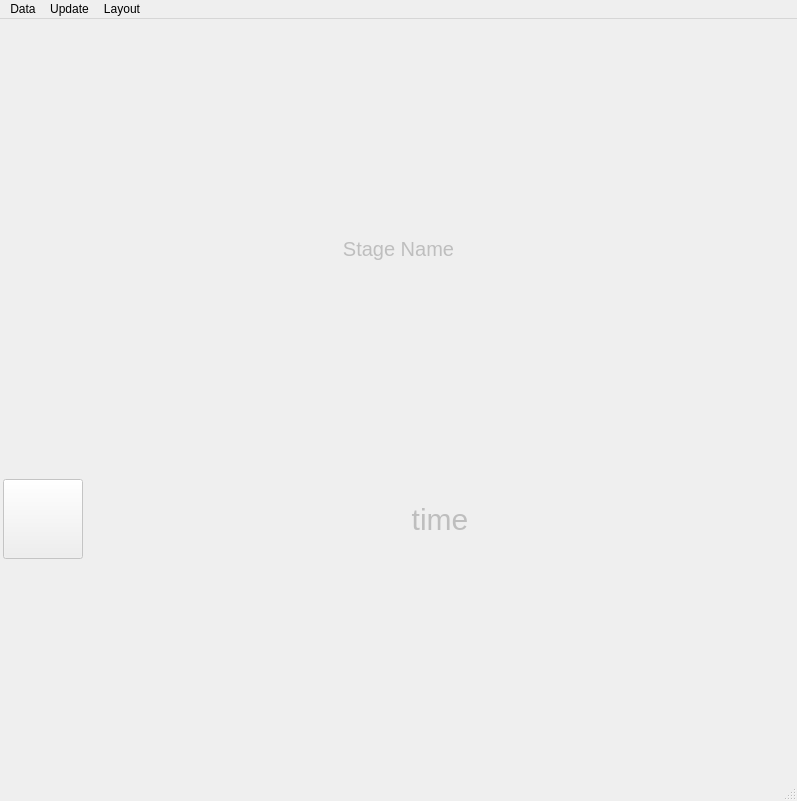
<?xml version="1.0" encoding="UTF-8"?>
<ui version="4.0">
 <class>NCM_StarterList</class>
 <widget class="QMainWindow" name="NCM_StarterList">
  <property name="geometry">
   <rect>
    <x>0</x>
    <y>0</y>
    <width>797</width>
    <height>801</height>
   </rect>
  </property>
  <property name="windowTitle">
   <string>MainWindow</string>
  </property>
  <widget class="QWidget" name="centralwidget">
   <property name="enabled">
    <bool>false</bool>
   </property>
   <layout class="QGridLayout" name="gridLayout">
    <property name="leftMargin">
     <number>3</number>
    </property>
    <property name="topMargin">
     <number>3</number>
    </property>
    <property name="rightMargin">
     <number>3</number>
    </property>
    <property name="bottomMargin">
     <number>3</number>
    </property>
    <property name="spacing">
     <number>3</number>
    </property>
    <item row="2" column="0">
     <widget class="QPushButton" name="pushButton_DavidEilenstein">
      <property name="minimumSize">
       <size>
        <width>80</width>
        <height>80</height>
       </size>
      </property>
      <property name="maximumSize">
       <size>
        <width>80</width>
        <height>80</height>
       </size>
      </property>
      <property name="text">
       <string/>
      </property>
     </widget>
    </item>
    <item row="2" column="1">
     <widget class="QLabel" name="label_Time">
      <property name="styleSheet">
       <string notr="true">font-size: 30px;</string>
      </property>
      <property name="text">
       <string>time</string>
      </property>
      <property name="alignment">
       <set>Qt::AlignCenter</set>
      </property>
     </widget>
    </item>
    <item row="1" column="0" colspan="2">
     <layout class="QHBoxLayout" name="horizontalLayout_StarterLists"/>
    </item>
    <item row="0" column="0" colspan="2">
     <widget class="QLabel" name="label_StageName">
      <property name="sizePolicy">
       <sizepolicy hsizetype="Preferred" vsizetype="Maximum">
        <horstretch>0</horstretch>
        <verstretch>0</verstretch>
       </sizepolicy>
      </property>
      <property name="styleSheet">
       <string notr="true">font-size: 20px;</string>
      </property>
      <property name="text">
       <string>Stage Name</string>
      </property>
      <property name="alignment">
       <set>Qt::AlignCenter</set>
      </property>
     </widget>
    </item>
   </layout>
  </widget>
  <widget class="QMenuBar" name="menubar">
   <property name="geometry">
    <rect>
     <x>0</x>
     <y>0</y>
     <width>797</width>
     <height>21</height>
    </rect>
   </property>
   <widget class="QMenu" name="menuData">
    <property name="title">
     <string>Data</string>
    </property>
    <addaction name="actionChose_competitors_and_stage"/>
    <addaction name="actionSave_Screenshot"/>
   </widget>
   <widget class="QMenu" name="menuUpdate">
    <property name="title">
     <string>Update</string>
    </property>
    <addaction name="actionUpdate_now"/>
    <addaction name="actionUpdate_automatically"/>
   </widget>
   <widget class="QMenu" name="menuLayout">
    <property name="title">
     <string>Layout</string>
    </property>
    <addaction name="actionChange_table_settings"/>
   </widget>
   <addaction name="menuData"/>
   <addaction name="menuUpdate"/>
   <addaction name="menuLayout"/>
  </widget>
  <widget class="QStatusBar" name="statusbar"/>
  <action name="actionChose_competitors_and_stage">
   <property name="text">
    <string>Chose competitors and stage</string>
   </property>
  </action>
  <action name="actionUpdate_now">
   <property name="enabled">
    <bool>false</bool>
   </property>
   <property name="text">
    <string>Update now</string>
   </property>
   <property name="shortcut">
    <string>F5</string>
   </property>
  </action>
  <action name="actionUpdate_automatically">
   <property name="checkable">
    <bool>true</bool>
   </property>
   <property name="enabled">
    <bool>false</bool>
   </property>
   <property name="text">
    <string>Update automatically</string>
   </property>
   <property name="shortcut">
    <string>F6</string>
   </property>
  </action>
  <action name="actionChange_table_settings">
   <property name="enabled">
    <bool>false</bool>
   </property>
   <property name="text">
    <string>Change table settings</string>
   </property>
  </action>
  <action name="actionSave_Screenshot">
   <property name="text">
    <string>Save Screenshot</string>
   </property>
   <property name="shortcut">
    <string>Ctrl+S</string>
   </property>
  </action>
 </widget>
 <resources/>
 <connections/>
</ui>
